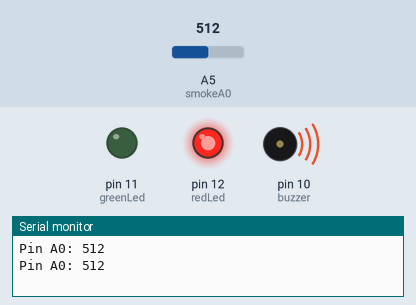
This sketch was run on a simulated Arduino Uno, built with avr-gcc and run on an emulated ATmega328P. On the bench: output pins drawn as LEDs (lit = HIGH), buzzer (waves = sounding), the last lines printed to the serial monitor. The inputs (shaded band) are chosen by the test bench; at power-on: A5 (smokeA0) = 512.

Above: at 1.9 s.
2.0 s: A5 (smokeA0) set to 96
3.5 s: A5 (smokeA0) set to 85
At 5.9 s:
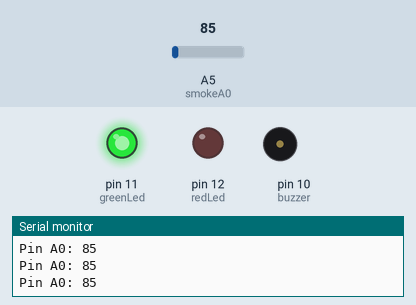
6.2 s: A5 (smokeA0) set to 122
At 7.3 s:
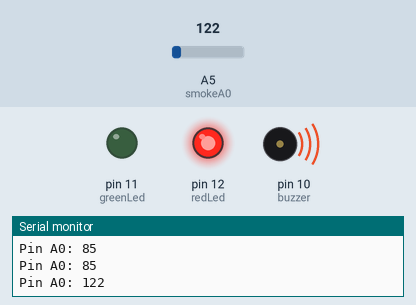
7.7 s: A5 (smokeA0) set to 0
At 8.55 s:
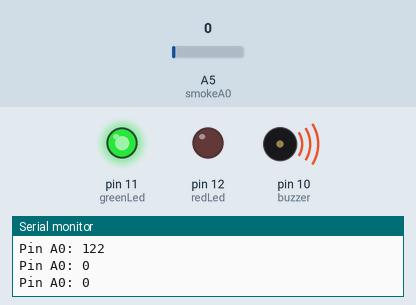
Timing chart, 0 to 10.7 s (numbered marks = the images above; inputs shaded):
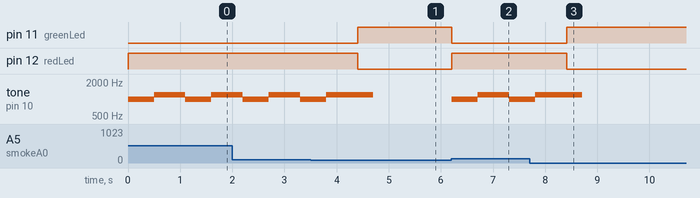

Measured:
- the behaviour switches between 91 and 90 on A5 (smokeA0) (found by bisection; images 0 and 1)
- after the input at 3.5 s, pin 11 (greenLed): LOW → HIGH after 0.90 s; pin 12 (redLed): HIGH → LOW after 0.90 s
- after the input at 6.2 s, pin 11 (greenLed): HIGH → LOW at once; pin 12 (redLed): LOW → HIGH at once; tone on pin 10 (buzzer): silent → 1000 Hz at once, → 1200 Hz 0.50 s later, → 1000 Hz 0.60 s later
- after the input at 7.7 s, pin 11 (greenLed): LOW → HIGH after 0.71 s; pin 12 (redLed): HIGH → LOW after 0.71 s

The sketch:

cod_detector_gaze.ino
```cpp
int redLed = 12;    //led rosu conectat la pinul 12
int greenLed = 11;  //led verde conectat la pinul 11
int buzzer = 10;    //buzzer conectat la pin 10
int smokeA0 = A5;   //senzor gaze conectat la A5

int sensorActivation = 90;   //valoarea de la care senzorul se activeaza

void setup() {
  pinMode(redLed, OUTPUT);
  pinMode(greenLed, OUTPUT);
  pinMode(buzzer, OUTPUT);
  pinMode(smokeA0, INPUT);
  Serial.begin(9600);   //realizeaza conexiunea seriala la 9600 biti/secunda
}

void loop() {
  int analogSensor = analogRead(smokeA0); //initializare citire analog a senzorului de gaze

  Serial.print("Pin A0: ");   //in serial monitor se printeaza
  Serial.println(analogSensor); //tot in serial monitor se printeaza nivelul gazului citit de senzor


  if (analogSensor > sensorActivation) //daca valoarea nivelului initial este mai mare decat valoarea minima de la care porneste alarma
  {
    digitalWrite(redLed, HIGH);         //se aprinde led rosu
    digitalWrite(greenLed, LOW);        //se stinge led verde
    alarm();                            //se apeleaza functia alarmei
  }
  else                                  //daca nu:
  {
    digitalWrite(redLed, LOW);          //se stinge led rosu
    digitalWrite(greenLed, HIGH);       //se aprinde led verde

  }
  delay(100);
}
void alarm()  {
  tone(buzzer, 1000, 900);
  delay(500);
  tone(buzzer, 1200, 900);
  delay(500);
}
```
